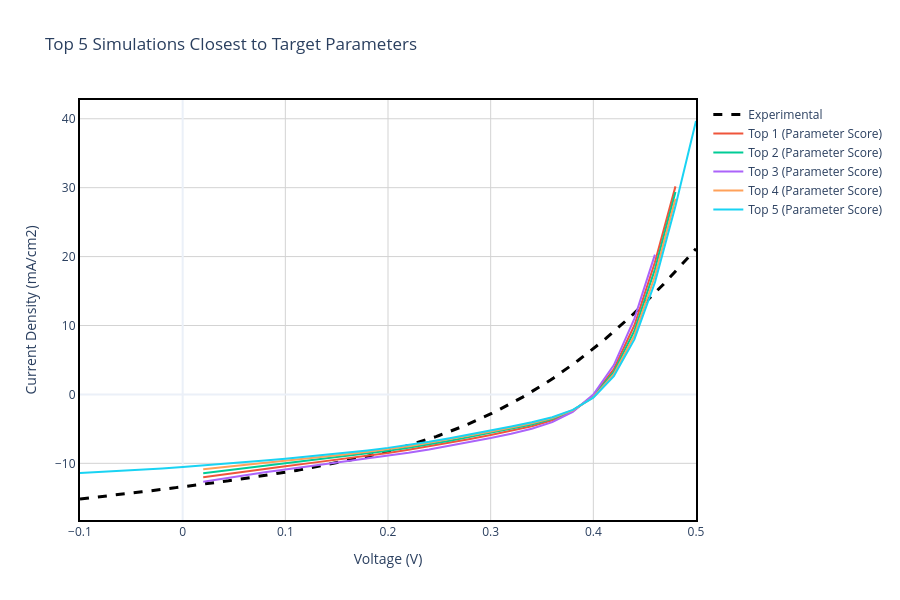

The code cell stored with this chart in its notebook:
### Markdown cell above
## Section 4: Parameter-Based Comparison with Target Values

### Methodology
In this section, we compare simulations against **target performance parameters** using a scoring algorithm. For each simulation, we calculate a normalized distance metric:

$$\text{Score} = \sum_{i} \left(\frac{X_i^{sim} - X_i^{target}}{X_i^{target}}\right)^2$$

where $X_i$ represents the performance parameters:
- $V_{oc}$ (Open Circuit Voltage)
- $J_{sc}$ (Short Circuit Current Density)  
- $FF$ (Fill Factor)
- $\eta$ (Power Conversion Efficiency)

**Interpretation**: Lower scores indicate simulations whose parameters are closer to the target values. This approach is useful for identifying device designs that achieve desired specifications.

### Application
The top 5 simulations with the lowest parameter scores are plotted alongside experimental data to evaluate whether parameter matching correlates with realistic device behavior.

### Code cell
# Calculate a Score (the lower the score, the closer to the target parameters)
for d in scaps_data:
    score = 0
    score += ((d['Voc'] - TARGET_VOC) / TARGET_VOC)**2
    score += ((d['Jsc'] - TARGET_JSC) / TARGET_JSC)**2
    score += ((d['FF'] - TARGET_FF) / TARGET_FF)**2
    score += ((d['eta'] - TARGET_ETA) / TARGET_ETA)**2
    d['param_score'] = score

top_5_params = sorted(scaps_data, key=lambda x: x['param_score'])[:5]

# ------------------ PLOT 3: TOP 5 VS EXPERIMENTAL (PARAMETERS) ------------------
fig3 = go.Figure()
fig3.add_trace(go.Scatter(
    x=exp_data['v(V)'], y=exp_data['jtot(mA/cm2)'], 
    mode='lines', name='Experimental', line=dict(color='black', dash='dash', width=3)
))

for i, d in enumerate(top_5_params):
    v_filtered = d['v(V)']
    j_filtered = d['jtot(mA/cm2)']
    
    hover_text = f"<b>{d['label']}</b><br>Voc: {d['Voc']} V<br>Jsc: {d['Jsc']} mA/cm²<br>FF: {d['FF']} %<br>η: {d['eta']} %"
    fig3.add_trace(go.Scatter(
        x=v_filtered, y=j_filtered, mode='lines', 
        name=f"Top {i+1} (Parameter Score)", hoverinfo='text', hovertext=hover_text
    ))

fig3.update_xaxes(showline=True, linewidth=2, linecolor='black', mirror=True)
fig3.update_yaxes(showline=True, linewidth=2, linecolor='black', mirror=True)
fig3.update_layout(
    title='Top 5 Simulations Closest to Target Parameters',
    xaxis_title='Voltage (V)', yaxis_title='Current Density (mA/cm2)',
    hovermode='closest', template='plotly_white', width=900, height=600,
    plot_bgcolor='white',
    xaxis=dict(showgrid=True, gridwidth=1, gridcolor='lightgray'),
    yaxis=dict(showgrid=True, gridwidth=1, gridcolor='lightgray')
)
fig3.show()
fig3.write_image(os.path.join(plots_dir, 'Top5_Parameters.png'), width=900, height=600)
print(f"✅ Saved Plot 3 to {plots_dir}/Top5_Parameters.png")

# Create comparison table
print("\n" + "="*120)
print("TOP 5 PARAMETER MATCHES: EXPERIMENTAL VS SIMULATIONS")
print("="*120)
print(f"\n{'Metric':<20} {'Experimental':<18} {'Top 1':<18} {'Top 2':<18} {'Top 3':<18} {'Top 4':<18} {'Top 5':<18}")
print("-"*120)
for i, d in enumerate(top_5_params):
    print(f"\n🔍 Top {i+1} (Params: {d['param_score']:.6f}) - {d['label']}")
    print(f"   Batch Parameters: {d['batch_params']}")
    print(f"   Voc: {d['Voc']:.6f} V | Jsc: {d['Jsc']:.4f} mA/cm² | FF: {d['FF']:.4f} % | η: {d['eta']:.4f} %")
print("="*120)

### Figure 1 — Plotly figure (JSON) as saved in the notebook; plotly's stock layout.template omitted (floating-point values rounded to 4 significant figures; data arrays with more than 128 entries replaced by an {"elided": "..."} marker saying what was removed)
{"data": [{"line": {"color": "black", "dash": "dash", "width": 3}, "mode": "lines", "name": "Experimental", "type": "scatter", "x": {"elided": "200 float values"}, "y": {"elided": "200 float values"}}, {"hoverinfo": "text", "hovertext": "<b>shallow donor density[1/cm] = 4.000e+17</b><br>Voc: 0.401244 V<br>Jsc: 12.45150079 mA/cm²<br>FF: 36.5325 %<br>η: 1.8252 %", "mode": "lines", "name": "Top 1 (Parameter Score)", "type": "scatter", "x": [0.02, 0.04, 0.06, 0.08, 0.1, 0.12, 0.14, 0.16, 0.18, 0.2, 0.22, 0.24, 0.26, 0.28, 0.3, 0.32, 0.34, 0.36, 0.38, 0.4, 0.42, 0.44, 0.46, 0.48], "y": [-12.02, -11.6, -11.18, -10.79, -10.41, -10.04, -9.673, -9.299, -8.908, -8.491, -8.04, -7.549, -7.02, -6.461, -5.881, -5.278, -4.607, -3.743, -2.43, -0.1934, 3.688, 10.03, 19.19, 30.19]}, {"hoverinfo": "text", "hovertext": "<b>shallow donor density[1/cm] = 3.000e+17</b><br>Voc: 0.402181 V<br>Jsc: 11.79204176 mA/cm²<br>FF: 36.8379 %<br>η: 1.747 %", "mode": "lines", "name": "Top 2 (Parameter Score)", "type": "scatter", "x": [0.02, 0.04, 0.06, 0.08, 0.1, 0.12, 0.14, 0.16, 0.18, 0.2, 0.22, 0.24, 0.26, 0.28, 0.3, 0.32, 0.34, 0.36, 0.38, 0.4, 0.42, 0.44, 0.46, 0.48], "y": [-11.43, -11.07, -10.71, -10.36, -10.01, -9.666, -9.319, -8.962, -8.584, -8.177, -7.732, -7.244, -6.716, -6.159, -5.584, -4.995, -4.355, -3.554, -2.354, -0.3152, 3.261, 9.239, 18.15, 29.36]}, {"hoverinfo": "text", "hovertext": "<b>shallow donor density[1/cm] = 5.000e+17</b><br>Voc: 0.400121 V<br>Jsc: 13.16410386 mA/cm²<br>FF: 36.8796 %<br>η: 1.9425 %", "mode": "lines", "name": "Top 3 (Parameter Score)", "type": "scatter", "x": [0.02, 0.04, 0.06, 0.08, 0.1, 0.12, 0.14, 0.16, 0.18, 0.2, 0.22, 0.24, 0.26, 0.28, 0.3, 0.32, 0.34, 0.36, 0.38, 0.4, 0.42, 0.44, 0.46], "y": [-12.68, -12.19, -11.73, -11.3, -10.89, -10.5, -10.12, -9.731, -9.336, -8.919, -8.471, -7.987, -7.466, -6.911, -6.325, -5.698, -4.976, -4.015, -2.533, -0.02062, 4.255, 11.01, 20.29]}, {"hoverinfo": "text", "hovertext": "<b>shallow donor density[1/cm] = 2.000e+17</b><br>Voc: 0.402984 V<br>Jsc: 11.16432831 mA/cm²<br>FF: 37.6435 %<br>η: 1.6936 %", "mode": "lines", "name": "Top 4 (Parameter Score)", "type": "scatter", "x": [0.02, 0.04, 0.06, 0.08, 0.1, 0.12, 0.14, 0.16, 0.18, 0.2, 0.22, 0.24, 0.26, 0.28, 0.3, 0.32, 0.34, 0.36, 0.38, 0.4, 0.42, 0.44, 0.46, 0.48], "y": [-10.87, -10.57, -10.27, -9.965, -9.657, -9.345, -9.024, -8.688, -8.329, -7.938, -7.506, -7.029, -6.508, -5.954, -5.382, -4.797, -4.174, -3.413, -2.294, -0.4051, 2.923, 8.563, 17.17, 28.39]}, {"hoverinfo": "text", "hovertext": "<b>shallow donor density[1/cm] = 1.000e+17</b><br>Voc: 0.403705 V<br>Jsc: 10.53974801 mA/cm²<br>FF: 38.9844 %<br>η: 1.6588 %", "mode": "lines", "name": "Top 5 (Parameter Score)", "type": "scatter", "x": [-0.1, -0.08, -0.06, -0.04, -0.02, 0.0, 0.02, 0.04, 0.06, 0.08, 0.1, 0.12, 0.14, 0.16, 0.18, 0.2, 0.22, 0.24, 0.26, 0.28, 0.3, 0.32, 0.34, 0.36, 0.38, 0.4, 0.42, 0.44, 0.46, 0.48, 0.5], "y": [-11.41, -11.26, -11.1, -10.93, -10.74, -10.54, -10.32, -10.09, -9.852, -9.598, -9.333, -9.057, -8.767, -8.458, -8.124, -7.755, -7.343, -6.882, -6.374, -5.826, -5.254, -4.668, -4.049, -3.31, -2.248, -0.4763, 2.645, 7.978, 16.26, 27.33, 39.67]}], "layout": {"height": 600, "hovermode": "closest", "plot_bgcolor": "white", "title": {"text": "Top 5 Simulations Closest to Target Parameters"}, "width": 900, "xaxis": {"gridcolor": "lightgray", "gridwidth": 1, "linecolor": "black", "linewidth": 2, "mirror": true, "showgrid": true, "showline": true, "title": {"text": "Voltage (V)"}}, "yaxis": {"gridcolor": "lightgray", "gridwidth": 1, "linecolor": "black", "linewidth": 2, "mirror": true, "showgrid": true, "showline": true, "title": {"text": "Current Density (mA/cm2)"}}}}
